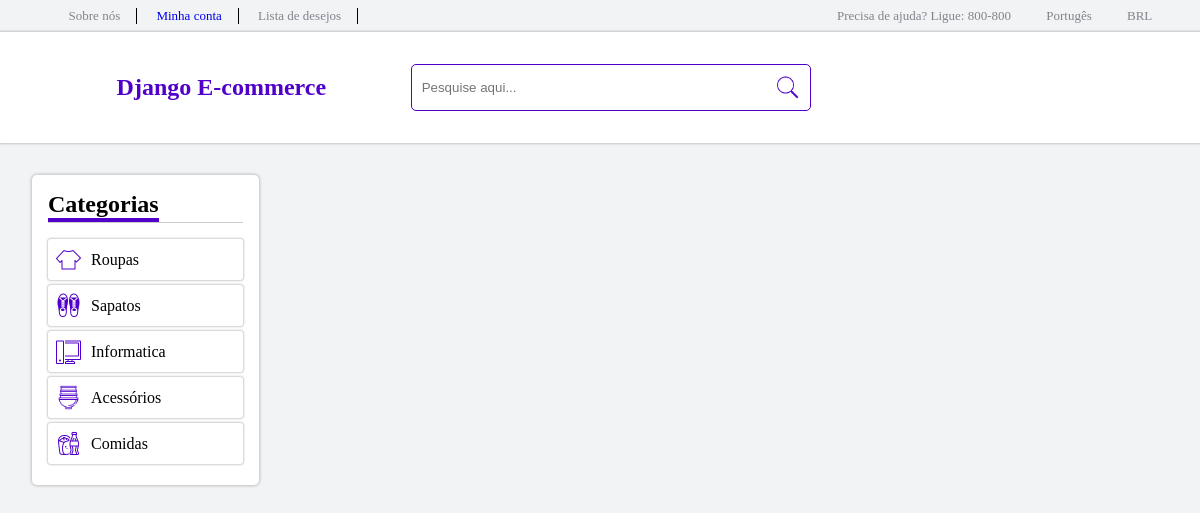
The app's page /category/tech, older data.
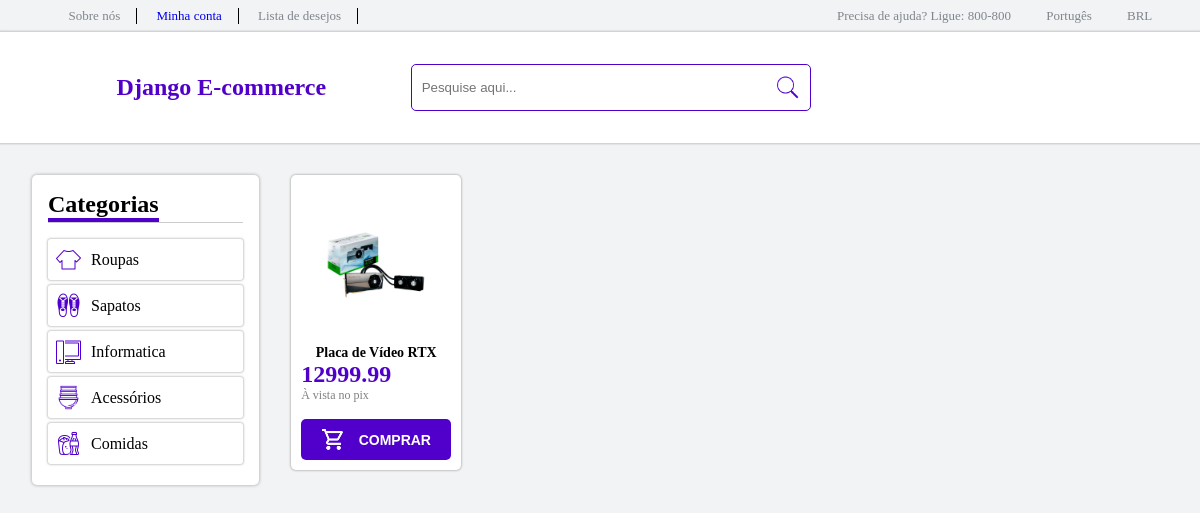
The same page, newer data.
### products/models.py (models this page shows, shortened)
class Product(models.Model):
    title = models.CharField(max_length=100)
    description = models.CharField(max_length=100)
    price = models.DecimalField(max_digits=9, decimal_places=2)
    quantity = models.IntegerField()
    image = models.ImageField(upload_to="uploads/", null=True, blank=True)
    tags = models.CharField(max_length=100)

### app/views.py (the view)
# urls.py: path("category/<str:category>", category),
def category(request, category):
    Context = {}
    Context['product'] = Product.objects.filter(tags__exact=category)
    return render(request, 'index.html', Context)

### app/templates/index.html (shortened to what this page needs)
{% load static %}
<!DOCTYPE html>
<html lang="pt-br">
<head>
    <link rel="stylesheet" type="text/css" href="{% static 'css/app.css' %}"/>
</head>
<body>
    <header>
        <nav class="top-header">
            <ul id="account">
                <a><li>Sobre nós</li></a>
                <a href="/login"><li>Minha conta</li></a>
                <a><li>Lista de desejos</li></a>
            </ul>
            <ul>
                <a><li>Precisa de ajuda? Ligue: 800-800</li></a>
                <a><li>Portugês</li></a>
                <a><li>BRL</li></a>
            </ul>
        </nav>
        <nav class="mid-header">
            <a style="text-decoration: none; margin: auto;"href="/"><h1 style="margin: auto;color: #5000ca;">Django E-commerce</h1></a>
            <div class="search">
                <input placeholder="Pesquise aqui..." id="search" type="text">
                <div id="icon" style="background-image: url('{% static 'images/search.png' %}');"></div>
            </div>
        </nav>
    </header>
    <main>
        <section class="first">
            <aside>
                <h2>Categorias</h2>
                <ul>
                    <a href="/category/clothes"><li><div id="icon" style="background-image: url('{% static 'images/clothes.png' %}');"></div><span>Roupas</span></li></a>
                    <a href="/category/shoes"><li><div id="icon" style="background-image: url('{% static 'images/shoes.png' %}');"></div><span>Sapatos</span></li></a>
                    <a href="/category/tech"><li><div id="icon" style="background-image: url('{% static 'images/tech.png' %}');"></div><span>Informatica</span></li></a>
                    <a href="/category/acessories"><li><div id="icon" style="background-image: url('{% static 'images/acessories.png' %}');"></div><span>Acessórios</span></li></a>
                    <a href="/category/food"><li><div id="icon" style="background-image: url('{% static 'images/food.png' %}');"></div><span>Comidas</span></li></a>
                </ul>
            </aside>
            <article>
                {% for item in product %}
                    <div class="product">
                        <div style="background-image: url('/{{item.image}}');" class="image"></div>
                        <h3>{{item.title}}</h3>
                        <span>{{item.price}}</span>
                        <p style="margin-bottom: 1rem; font-size: 12px; color: gray;">À vista no pix</p>
                        <button><div id="icon" style="background-image: url('{% static 'images/cart.png' %}');"></div><span id="text">COMPRAR</span></button>
                    </div>
                {% endfor %}
            </article>
        </section>
    </main>
</body>
</html>

### staticfiles/css/app.css (style rules this page uses)
* { margin: 0px; padding: 0px; }
header .top-header { padding: 0.5rem; font-size: 13px; color: #7F858D; display: grid; grid-template-columns: repeat(3, 1fr); }
header .top-header ul { margin: 0px auto; }
header .top-header ul li { list-style-type: none; display: inline-block; padding: 0px 1rem; }
header .top-header ul#account li { border-right: 1px solid black; }
header .mid-header { background-color: white; display: grid; padding: 2rem; text-align: center; grid-template-columns: repeat(3, 1fr); box-shadow: 0px 0px 2px 1px rgba(0,0,0,.2); }
header .mid-header #search { border-style: none; margin:auto 0px; }
header .mid-header .search { position: relative; border: 1px solid #5000ca; padding: 10px; width: 100%; display: grid; grid-template-columns: 1fr 25px; border-radius: 5px; }
header .mid-header .search #icon { width: 25px; height: 25px; background-size: 100%; background-position: center; background-repeat: no-repeat; }
main .first { display: grid; grid-template-columns: 20% 80%; padding: 2rem; height: calc(100vh - 13rem + 1px); }
main aside { box-shadow: 0px 0px 3px 1px rgba(0,0,0,.2); border-radius: 5px; padding: 1rem; height: fit-content; background-color: white; }
main aside a { color: black; text-decoration: none; margin: auto; }
main aside h2 { border-bottom: 4px solid #5000ca; width: fit-content; }
main aside ul { padding-top: 1rem; width: 100%; border-top: 1px solid rgba(0,0,0,.2); }
main aside ul li #icon { width: 25px; height: 25px; background-size: 100%; background-position: center; background-repeat: no-repeat; }
main aside ul li { display: grid; grid-template-columns: 35px 1fr; list-style-type: none; padding: .5rem; box-shadow: 0px 0px 2px 1px rgba(0,0,0,.2); margin-bottom: 5px; border-radius: 3px; }
main aside ul span { margin: auto 0px; }
main article { padding: 0px 2rem; display: grid; grid-template-columns: repeat(5, calc(170px + 1rem)); }
main article .product { background-color: white; width: 150px; height: fit-content; margin-bottom: 1rem; padding: 10px; border-radius: 5px; box-shadow: 0px 0px 2px 1px rgba(0,0,0,.2); }
main article .product .image { width: 100px; height: 150px; background-size: 100%; background-repeat: no-repeat; background-position: center; margin: 5px auto; }
main article .product h3 { text-align: center; font-size: 14px; max-height: 1rem; overflow: hidden; }
main article .product span { color: #5000ca; font-size: 1.5rem; font-weight: bolder; width: max-content; }
main article .product button { width: 100%; padding: 0.5rem; border-radius: 5px; background-color: #5000ca; border-style: none; color: white; font-weight: bolder; display: flex; }
main article .product #text { color: white; font-size: 14px; margin: auto auto; }
main article .product #icon { width: 25px; height: 25px; background-size: 100%; background-position: center; background-repeat: no-repeat; margin: 0px 0px 0px auto; }
body { background-color: #F2F3F4; }

Row changes from the older to the newer data that the page shows:
now on this page (row edited): Product: image (picture), title "Placa de Vídeo RTX…", price "12999.99"
